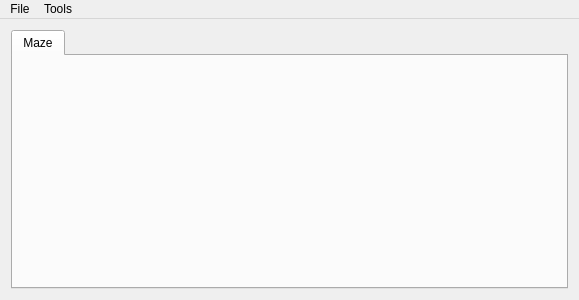
<?xml version="1.0" encoding="UTF-8"?>
<ui version="4.0">
 <class>MainWindow</class>
 <widget class="QMainWindow" name="MainWindow">
  <property name="geometry">
   <rect>
    <x>0</x>
    <y>0</y>
    <width>579</width>
    <height>300</height>
   </rect>
  </property>
  <property name="sizePolicy">
   <sizepolicy hsizetype="Expanding" vsizetype="Maximum">
    <horstretch>0</horstretch>
    <verstretch>0</verstretch>
   </sizepolicy>
  </property>
  <property name="minimumSize">
   <size>
    <width>579</width>
    <height>300</height>
   </size>
  </property>
  <property name="windowTitle">
   <string>MainWindow</string>
  </property>
  <widget class="QWidget" name="centralWidget">
   <property name="sizePolicy">
    <sizepolicy hsizetype="Expanding" vsizetype="Maximum">
     <horstretch>0</horstretch>
     <verstretch>0</verstretch>
    </sizepolicy>
   </property>
   <property name="mouseTracking">
    <bool>true</bool>
   </property>
   <layout class="QGridLayout" name="gridLayout_2">
    <item row="0" column="0">
     <layout class="QGridLayout" name="centralGrid" rowstretch="0" columnstretch="0">
      <property name="sizeConstraint">
       <enum>QLayout::SetNoConstraint</enum>
      </property>
      <item row="0" column="0">
       <widget class="QTabWidget" name="tabWidget">
        <property name="sizePolicy">
         <sizepolicy hsizetype="Expanding" vsizetype="Expanding">
          <horstretch>1</horstretch>
          <verstretch>1</verstretch>
         </sizepolicy>
        </property>
        <property name="currentIndex">
         <number>0</number>
        </property>
        <widget class="QWidget" name="Maze">
         <attribute name="title">
          <string>Maze</string>
         </attribute>
        </widget>
       </widget>
      </item>
     </layout>
    </item>
   </layout>
  </widget>
  <widget class="QMenuBar" name="menuBar">
   <property name="geometry">
    <rect>
     <x>0</x>
     <y>0</y>
     <width>579</width>
     <height>20</height>
    </rect>
   </property>
   <widget class="QMenu" name="menuFile">
    <property name="title">
     <string>File</string>
    </property>
    <addaction name="actionExit"/>
   </widget>
   <widget class="QMenu" name="menuTools">
    <property name="title">
     <string>Tools</string>
    </property>
    <addaction name="actionCreate_Random_Maze"/>
   </widget>
   <addaction name="menuFile"/>
   <addaction name="menuTools"/>
  </widget>
  <action name="actionExit">
   <property name="text">
    <string>Exit</string>
   </property>
   <property name="shortcut">
    <string>Esc</string>
   </property>
  </action>
  <action name="actionCreate_Random_Maze">
   <property name="text">
    <string>Create Random Maze</string>
   </property>
  </action>
 </widget>
 <layoutdefault spacing="6" margin="11"/>
 <resources/>
 <connections>
  <connection>
   <sender>actionExit</sender>
   <signal>triggered()</signal>
   <receiver>MainWindow</receiver>
   <slot>close()</slot>
   <hints>
    <hint type="sourcelabel">
     <x>-1</x>
     <y>-1</y>
    </hint>
    <hint type="destinationlabel">
     <x>199</x>
     <y>149</y>
    </hint>
   </hints>
  </connection>
 </connections>
</ui>
